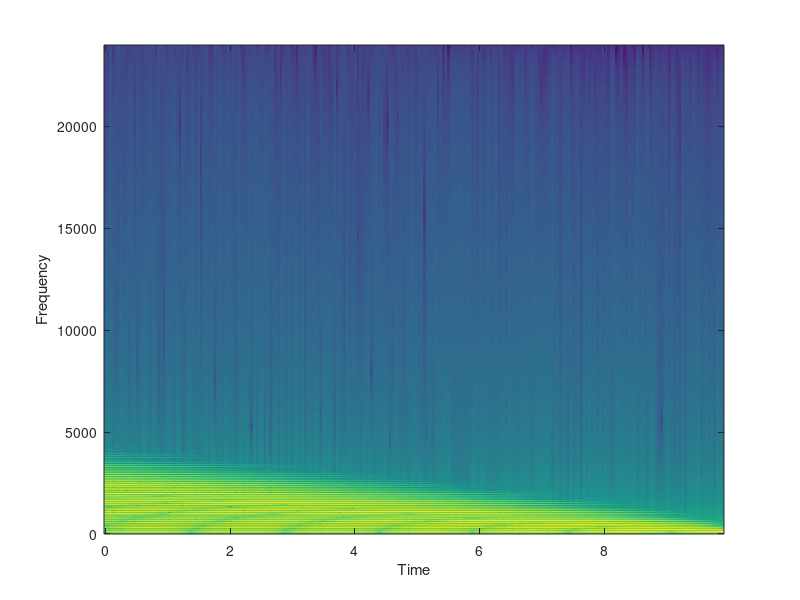

Write MATLAB code to recreate this figure.
% modular synthesis
% 8 Jul 2024
pkg load signal

sampling_freq = 48000;
total_time    = 0:1/sampling_freq:10;

frequency_center = 110;
frequency_mod    = 110;

angular_freq_center = 2*pi*frequency_center;
angular_freq_mod    = 2*pi*frequency_mod;

a = 21 * linspace(1,0,length(total_time));

sound_wave = cos(angular_freq_center * total_time + a .* cos(angular_freq_mod * total_time));

figure(1)
specgram(sound_wave, 4096, sampling_freq);
